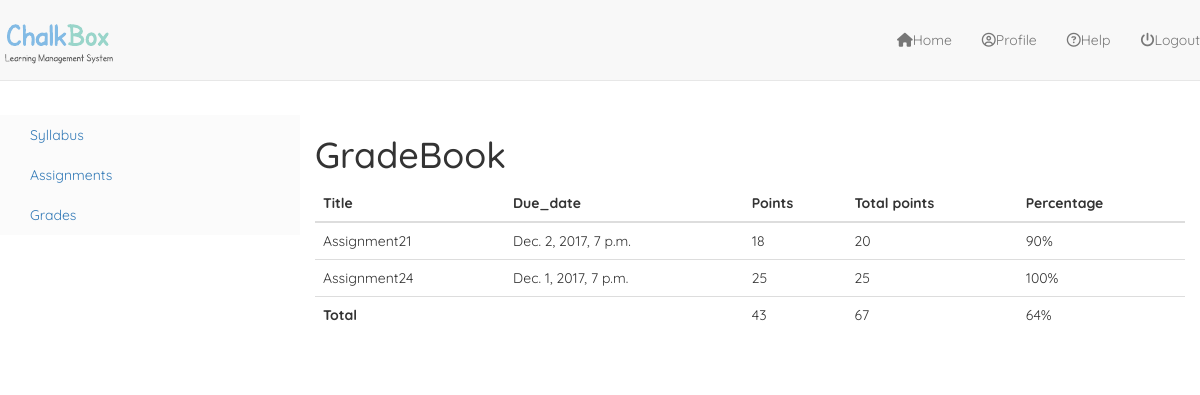
The page /courses/2/submissions/grades/ (signed in) on the database its author committed.
### submissions/models.py (models this page shows, shortened)
class Submission(models.Model):
    course = models.ForeignKey(Course)
    user = models.ForeignKey(User)
    assignment = models.ForeignKey(Assignment)
    submission	= models.FileField(null=True, blank=True)
    points	= models.IntegerField(null=True, blank=True)
    total_points	= models.IntegerField(null=True, blank=True)
    comments = models.TextField(blank=True)
    updated	= models.DateTimeField(auto_now=True)

### assignments/models.py (models this page shows, shortened)
class Assignment(models.Model):
	course = models.ForeignKey(Course)
	title = models.CharField(max_length=120, unique=True)
	due_date = models.DateTimeField()
	total_points	= models.IntegerField()
	description = models.TextField(blank=True)
	updated     = models.DateTimeField(auto_now=True)
	timestamp   = models.DateTimeField(auto_now_add=True)
	question	= models.FileField(null=True, blank=True)
	publish		= models.BooleanField(default=False)
	def is_past_due(self):
		return timezone.now() > self.due_date

### submissions/views.py (the view)
def student_grade(request, cid=None):
	submissions = Submission.objects.all().filter(course__id=cid, user__id=request.user.id, assignment__due_date__lte=timezone.now())
	points = 0
	total_points = 0
	assignments = Assignment.objects.all().filter(course__id=cid)
	for assignment in assignments:
		if assignment.is_past_due():
			total_points += assignment.total_points
	for sub in submissions:
		if sub.points:
			points += sub.points
	context = {
		"object_list": submissions,
		"points": points,
		"total": total_points,
		"id": cid,
	}
	return render(request, "submission/student_grade.html", context)

### accounts/models.py (called while the page is built)
	@property
	def is_staff(self):
		return self.staff

### templates/submission/student_grade.html (shortened to what this page needs)
{% extends "base_navbar.html" %}
{% block content %}
<div class="modal-body row">
	{% include "side_bar.html" with cid=id %}
    <div class="col-md-9">
    <div class="content">
	<h1>GradeBook</h1>
	<table class="table">
		<thead>
		    <tr>
		      <th scope="col">Title</th>
		      <th scope="col">Due_date</th>
		      <th scope="col">Points</th>
		      <th scope="col">Total points</th>
		      <th scope="col">Percentage</th>
		    </tr>
		</thead>
		<tbody>
	       	{% for obj in object_list %}
	       	{%  widthratio obj.points obj.assignment.total_points 100 as ratios %}
			    <tr>
			      <td>{{ obj.assignment.title }}</td>
			      <td>{{ obj.assignment.due_date }}</td>
			      <td>{{ obj.points }}</td>
			      <td>{{ obj.assignment.total_points }}</td>
			      <td>{{ ratios }}%</td>
			    </tr>
	       	{% endfor %}
	       	    <tr>
			     {%  widthratio points total 100 as percent %}
			      <td><b>Total</b></td>
			      <td></td>
			      <td>{{ points }}</td>
			      <td>{{ total }}</td>
			      <td>{{ percent }}%</td>
			    </tr>
       	</tbody>
	</table>
	</div>
    </div>
</div>
{% endblock %}

### static_proj/static_root/css/navbar-static-top.css (style rules this page uses)
body { min-height: 2000px; }

### static_proj/static_root/css/custom.css (style rules this page uses)
html { height: 100%; margin: 0; padding: 0; border: 0; overflow-x: hidden; }
body { min-height: 100% !important; font-family: 'Quicksand', 'Raleway', sans-serif; margin: 0; padding: 0; border: 0; overflow-x: hidden; }

### static_proj/static_root/css/style.css (style rules this page uses)
*, *:before, *:after { box-sizing: border-box; }

### rows shown on the page
Submission: assignment "Assignment21", assignment.due_date "Dec. 2, 2017, 7 p.m.", points "18", assignment.total_points "20", ratios "90"
Submission: assignment "Assignment24", assignment.due_date "Dec. 1, 2017, 7 p.m.", points "25", assignment.total_points "25", ratios "100"

### other values the page prints
{{ points }} "43"
{{ total }} "67"
{{ percent }} "64"
